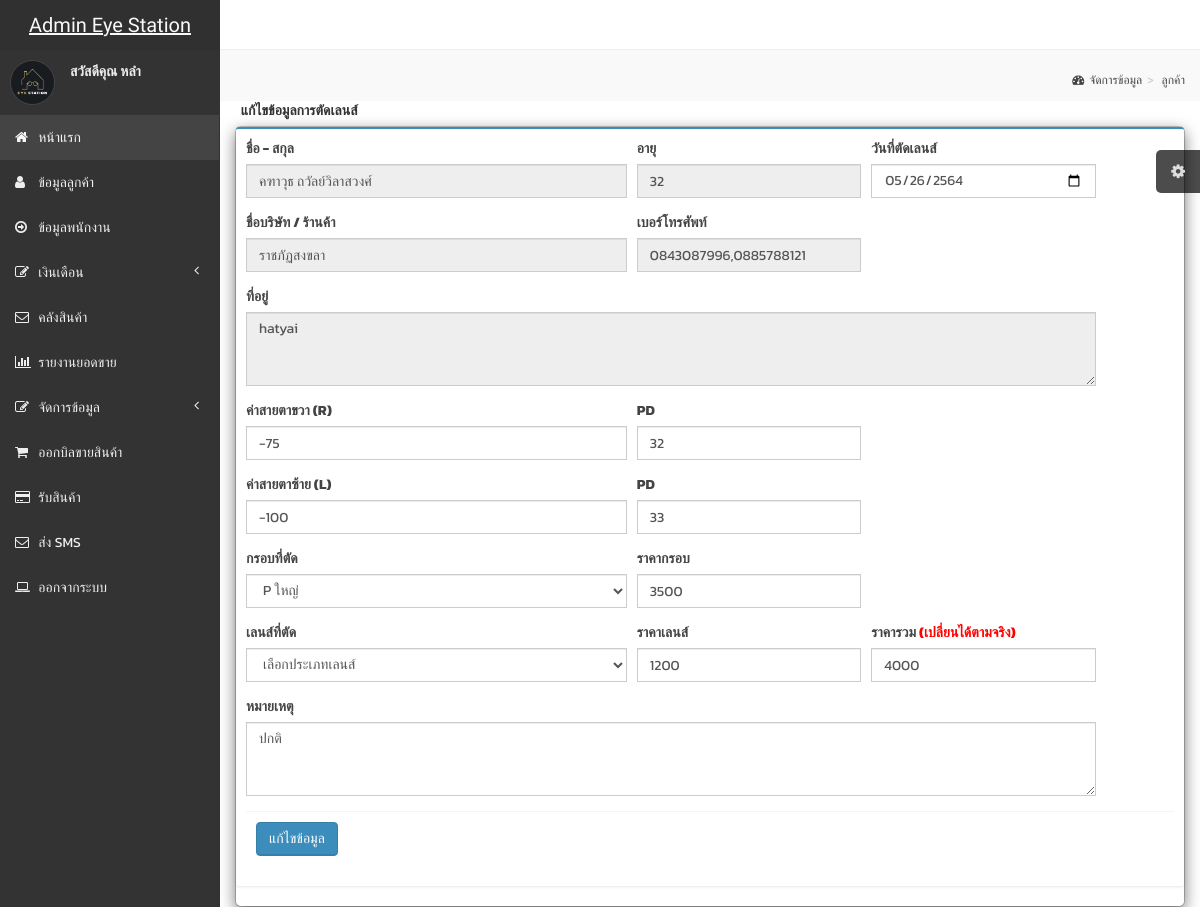
/admin/edit_history_cus1.php?idtud=23 (signed in), run on the app's committed database.
### tables this page shows
CREATE TABLE `tudlen` (
  `id_tud` int(20) NOT NULL,
  `num` int(5) NOT NULL,
  `id_cus` int(10) NOT NULL,
  `date_tud` date NOT NULL,
  `r` varchar(30) NOT NULL,
  `pdr` varchar(5) NOT NULL,
  `l` varchar(30) NOT NULL,
  `pdl` varchar(5) NOT NULL,
  `id_pro` varchar(50) NOT NULL,
  `price_pro` int(10) NOT NULL,
  `id_len` varchar(50) NOT NULL,
  `price_len` int(10) NOT NULL,
  `total_price` int(10) NOT NULL,
  `comment_tud` varchar(200) NOT NULL,
  `r_old` varchar(30) NOT NULL,
  `l_old` varchar(30) NOT NULL
);

CREATE TABLE `customer` (
  `id_cus` int(10) NOT NULL,
  `name_cus` varchar(100) NOT NULL,
  `age` varchar(5) NOT NULL,
  `tel` varchar(50) NOT NULL,
  `address` varchar(100) NOT NULL,
  `email` varchar(50) NOT NULL,
  `company` varchar(50) NOT NULL,
  `r_old` varchar(30) NOT NULL,
  `pdr_old` varchar(5) NOT NULL,
  `l_old` varchar(30) NOT NULL,
  `pdl_old` varchar(5) NOT NULL
);

### admin/edit_history_cus1.php (the view, shortened to what this page needs)
<?php session_start();
if($_SESSION['level'] == '1'){ ?>
<!DOCTYPE html>
<html>
    <head>
        <link rel="stylesheet" href="https://cdn.jsdelivr.net/npm/bootstrap@4.5.3/dist/css/bootstrap.min.css" type="text/css"/>
        <link href="css/bootstrap.min.css" rel="stylesheet" type="text/css" />
        <link href="css/font-awesome.min.css" rel="stylesheet" type="text/css" />
        <link href="css/ionicons.min.css" rel="stylesheet" type="text/css" />
        <link href="css/morris/morris.css" rel="stylesheet" type="text/css" />
        <link href="css/jvectormap/jquery-jvectormap-1.2.2.css" rel="stylesheet" type="text/css" />
        <link href="css/fullcalendar/fullcalendar.css" rel="stylesheet" type="text/css" />
        <link href="css/daterangepicker/daterangepicker-bs3.css" rel="stylesheet" type="text/css" />
        <link href="css/bootstrap-wysihtml5/bootstrap3-wysihtml5.min.css" rel="stylesheet" type="text/css" />
        <link href="css/AdminLTE.css" rel="stylesheet" type="text/css" />
    </head>
    <body class="skin-black">
<?php
include "header.php";
?>
        <div class="wrapper row-offcanvas row-offcanvas-left">
            <?php
include "menu.php";
$hsttime = "";
?>
            <aside class="right-side">
                <section class="content-header">
                    <h1>
                    </h1>
                    <ol class="breadcrumb">
                        <li><a href="#"><i class="fa fa-dashboard"></i>จัดการข้อมูล</a></li>
                        <li><a href="#">ลูกค้า</a></li>
                    </ol>
                </section>
              <div class="col-md-12">
                <label>&nbsp;&nbsp;แก้ไขข้อมูลการตัดเลนส์</label>
              <div class="modal-content" >
              <div class="box box-primary">
              <div class="box-header">
              <form action="edit_history_cus2.php" name="form1" method="post">
                <?php
                 $idtud = $_GET["idtud"];
                include "../server.php";
                $sql = "SELECT * FROM customer,tudlen WHERE customer.id_cus = tudlen.id_cus && tudlen.id_tud='$idtud'";
                $query = mysqli_query($objCon,$sql);
                while($result=mysqli_fetch_array($query,MYSQLI_ASSOC)){
              ?>
                                <form role="form">
                                    <div class="box-body">
                                    <div class="form-row">
                                        <div class="form-group col-md-5 ">
                                            <label for="user_name">ชื่อ - สกุล</label>
                                            <input type="text" class="form-control" name="name" placeholder="ชื่อ - สกุล" value="<?php echo $result["name_cus"]; ?>" readonly="1">
                                        </div>
                                        <div class="form-group col-md-3 ">
                                            <label for="age">อายุ</label>
                                            <input type="text" class="form-control" name="age" placeholder="อายุ" value="<?php echo $result["age"]; ?>" readonly="1">
                                        </div>
                                        <div class="form-group col-md-3 ">
                                            <label for="day">วันที่ตัดเลนส์</label>
                                            <input type="date" class="form-control" name="day" value="<?php echo $result["date_tud"]; ?>">
                                        </div>
                                        <div class="form-group col-md-5 ">
                                            <label for="company">ชื่อบริษัท / ร้านค้า</label>
                                            <input type="text" class="form-control" name="company" placeholder="ชื่อบริษัท หรือ ร้านค้า" value="<?php echo $result["company"]; ?>" readonly="1">
                                        </div>
                                       <div class="form-group col-md-3">
                                            <label for="tel">เบอร์โทรศัพท์</label>
                                            <input type="text" class="form-control" name="tel" placeholder="xxx-xxxxxxx" value="<?php echo $result["tel"]; ?>" readonly="1">
                                        </div>
                                        <div class="form-group col-md-11">
                                            <label for="address">ที่อยู่</label>
                                            <textarea type="text" class="form-control" name="address" rows="3" readonly="1"><?php echo $result["address"]; ?></textarea>
                                        </div>
                                        <div class="form-group col-md-5 ">
                                            <label for="right">ค่าสายตาขวา (R)</label>
                                            <input type="text" class="form-control" name="right" placeholder="สั้น x เอียง x องศา" value="<?php echo $result["r"]; ?>">
                                        </div>
                                        <div class="form-group col-md-3 ">
                                            <label for="pdr">PD</label>
                                            <input type="text" class="form-control" name="pdr" placeholder="xx" value="<?php echo $result["pdr"]; ?>">
                                        </div>
                                        <div class="form-group col-md-5 ">
                                            <label for="left">ค่าสายตาซ้าย (L)</label>
                                            <input type="text" class="form-control" name="left" placeholder="สั้น x เอียง x องศา" value="<?php echo $result["l"]; ?>">
                                        </div>
                                        <div class="form-group col-md-3 ">
                                            <label for="pdl">PD</label>
                                            <input type="text" class="form-control" name="pdl" placeholder="xx" value="<?php echo $result["pdl"]; ?>">
                                        </div>
                                        <div class="form-group col-md-5">
                                        <label for="exampleInputId_title1">กรอบที่ตัด</label>
                                                <select type="text" class="form-control" name="c_id1" id="c_id1" onChange="putFrame(this.selectedIndex)" >
                                                   <?php
                                                    include "../server.php";
                                                    $sql9="select * from product ";
                                                    $result9=mysqli_query($objCon,$sql9);
                                                    while($row9=mysqli_fetch_array($result9,MYSQLI_ASSOC))
                                                    if($row9[name_pro]==$result["id_pro"]){
                                                    echo "<option value='$row9[name_pro]' selected>$row9[name_pro]</option>";
                                                    $hsttime .= ",".$row9["price_pro"];
                                                    }elseif($row9[name_pro]!=$result["id_pro"] ){
                                                    echo "<option value='$row9[name_pro]' >$row9[name_pro]</option>";
                                                    $hsttime .= ",".$row9["price_pro"];
                                                    }
                                                    ?>
                                                </select>
                                        </div>
                                         <div class="form-group col-md-3 ">
                                            <label for="name">ราคากรอบ</label>
                                            <input type="text" class="form-control" name="c_date" id="c_date" value="<?php echo $result["price_pro"]; ?>">
                                        </div>
                                         <div class="form-group col-md-5">
                                        <label for="exampleInputId_title1">เลนส์ที่ตัด</label>
                                                <select type="text" class="form-control" name="p_len" id="p_len" onChange="putLen(this.selectedIndex)" >
                                                <option value="0">เลือกประเภทเลนส์</option>
                                                </select>
                                        </div>
                                         <div class="form-group col-md-3 ">
                                            <label for="name">ราคาเลนส์</label>
                                            <input type="text" class="form-control" name="st_time" id="st_time" value="<?php echo $result["price_len"]; ?>">
                                        </div>
                                         <div class="form-group col-md-3 ">
                                            <label for="name">ราคารวม <font color="red">(เปลี่ยนได้ตามจริง)</font></label>
                                            <input type="text" class="form-control" name="output" id="output" value="<?php echo $result["total_price"]; ?>">
                                        </div>
                                        <div class="form-group col-md-11">
                                            <label for="comment">หมายเหตุ</label>
                                            <textarea type="text" class="form-control" name="comment" rows="3"><?php echo $result["comment_tud"]; ?></textarea>
                                        </div>
                                    </div>
                                    <div class="box-footer">
                                        <button type="submit" class="btn btn-primary">แก้ไขข้อมูล</button>
                                        </div>
                                    </div>
                                </form>
                                </div>
                           <?php } ?>
    </body>
</html>
<?php }else{
    echo "<script>";
    echo "alert(\"คุณไม่มีสิทธิ์เข้าสู่ระบบ\");";
    echo "</script>";
    echo "<meta http-equiv='refresh' content='0;url=../index.php'>";
}
?>

### admin/menu.php (shortened to what this page needs)
<div class="left-side sidebar-offcanvas">
<section class="sidebar">
    <div class="user-panel">
        <div class="pull-left image">
            <img src="img/eye.jpg" class="img-circle" alt="User Image" />
        </div>
        <div class="pull-left info">
            <p>สวัสดีคุณ <?php echo $name; ?> </br></p>
        </div>
    </div>
    <ul class="sidebar-menu">
        <?php if ($_SESSION['level'] == '1') { ?>
            <li class="active">
                <a href="index.php">
                    <i class="fa fa-home"></i> <span>หน้าแรก</span>
                </a>
            </li>
        <?php } ?>
        <?php if (($_SESSION['level'] == '1') || ($_SESSION['level'] == '2')) { ?>
            <li>
                <a href="customer.php">
                    <i class="fa fa-user"></i> <span>ข้อมูลลูกค้า</span>
                </a>
            </li>
        <?php } ?>
        <?php if ($_SESSION['level'] == '1') { ?>
            <li>
                <a href="employee.php">
                    <i class="fa fa-arrow-circle-o-right"></i> <span>ข้อมูลพนักงาน</span>
                </a>
            </li>
            <li class="treeview">
                <a href="#">
                    <i class="fa fa-edit"></i>
                    <span>เงินเดือน</span>
                    <i class="fa fa-angle-left pull-right"></i>
                </a>
            </li>
            <li>
                <a href="stock.php">
                    <i class="fa fa-envelope-o"></i> <span>คลังสินค้า</span>
                </a>
            </li>
            <li>
                <a href="report_sale.php">
                    <i class="fa fa-bar-chart-o"></i> <span>รายงานยอดขาย</span>
                </a>
            </li>
            <li class="treeview">
                <a href="#">
                    <i class="fa fa-edit"></i>
                    <span>จัดการข้อมูล</span>
                    <i class="fa fa-angle-left pull-right"></i>
                </a>
            </li>
        <?php } ?>
        <?php if (($_SESSION['level'] == '1') || ($_SESSION['level'] == '2')) { ?>
            <li>
                <a href="select_sale.php">
                    <i class="fa fa-shopping-cart"></i> <span>ออกบิลขายสินค้า</span>
                </a>
            </li>
            <li>
                <a href="select_recive.php">
                    <i class="fa fa-credit-card"></i> <span>รับสินค้า</span>
                </a>
            </li>
            <li>
                <a href="https://sms2.911itwist.com/htdocs/Login.html" target="blank">
                    <i class="fa fa-envelope-o"></i> <span>ส่ง SMS</span>
                </a>
            </li>
        <?php } ?>
        <li>
            <a href="../logout.php">
                <i class="fa fa-laptop"></i> <span>ออกจากระบบ</span>
            </a>
        </li>
        </div>

### admin/edit_history_cus1.php (style rules this page uses)
body { font-family: 'Athiti', sans-serif; font-family: 'Kanit', sans-serif; }

### admin/header.php (style rules this page uses)
body { font-family: 'Athiti', sans-serif; font-family: 'Kanit', sans-serif; }

### admin/menu.php (style rules this page uses)
body { font-family: 'Athiti', sans-serif; font-family: 'Kanit', sans-serif; }

### data on the page
tudlen: name "คฑาวุธ ถวัลย์วิลาสวงศ์", age "32", day "05/26/2564", company "ราชภัฏสงขลา", tel "0843087996,0885788121", address "hatyai", right "-75", pdr "32", left "-100", pdl "33", c_date "3500", st_time "1200", output "4000", comment "ปกติ"

### other printed values
$name "หลำ"
form field c_id1 "P ใหญ่"
